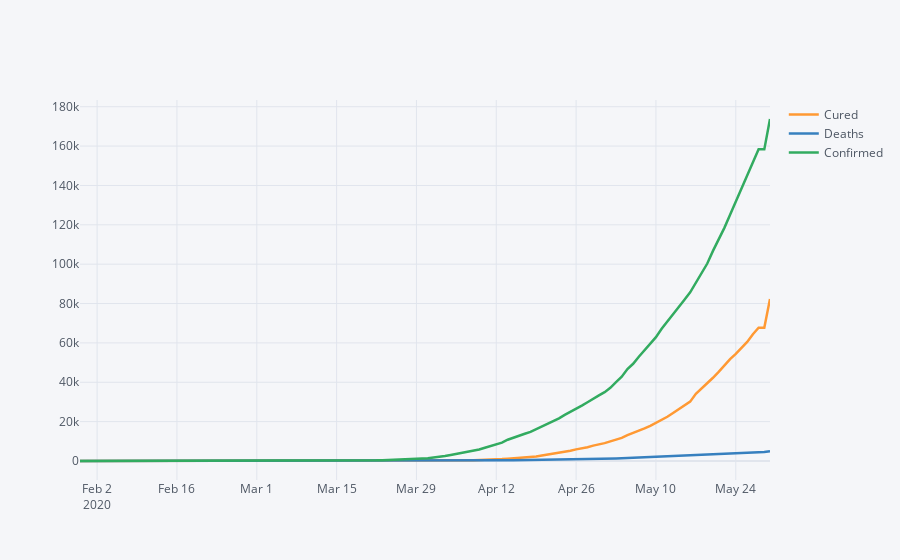

Notebook code cell kept with this figure:
### Markdown cell above
<a id='section403'></a>
### 4.3 What is the overall trend in confirmed cases, recovered patients and number of deaths?

### Code cell
india_state_stats.sort_values('Date').groupby('Date').sum().iplot(width=2.5,size=20)
